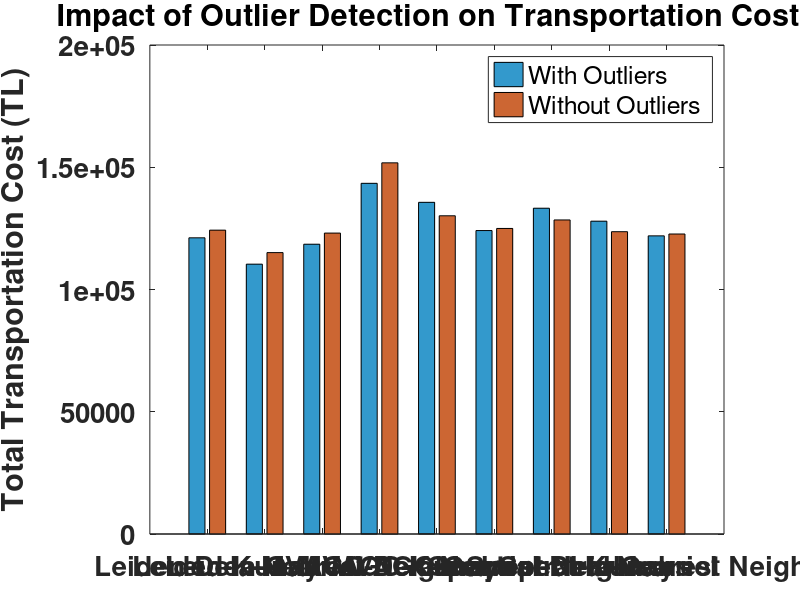

The MATLAB source for this figure: (Note: this script raises an error after producing the figure.)
% Plot the impact of outlier detection on transportation costs
% This script compares costs with and without outlier detection side by side
% for each algorithm and graph type combination

clear;
close all;

% Define the clustering algorithms and graph types
clusteringAlgorithms = {'Leiden', 'MVAGC', 'Spectral'};
graphTypes = {'Delaunay', 'Gabriel', 'K-Nearest Neighbors'};

% Total costs with outliers (from 2025-05-01 files)
% [Delaunay, Gabriel, KNN] for each algorithm
costsWithOutliers = [
    121145.10, 110364.09, 118522.79;  % Leiden
    143428.94, 135654.57, 124112.47;  % MVAGC 
    133245.21, 127944.52, 121944.72   % Spectral
];

% Total costs without outliers (from 2025-05-04 files)
% [Delaunay, Gabriel, KNN] for each algorithm
costsWithoutOutliers = [
    124274.31, 115095.07, 123075.14;  % Leiden
    151810.10, 130155.86, 124970.64;  % MVAGC
    128448.02, 123648.12, 122696.43   % Spectral
];

% Calculate the percentage difference
percentageDiff = (costsWithoutOutliers - costsWithOutliers) ./ costsWithOutliers * 100;

% Create a figure
figure('Position', [100, 100, 1400, 800]);

% Prepare data for side-by-side comparison
% We'll create 9 groups (3 algorithms × 3 graph types)
groupLabels = cell(1, 9);
groupIdx = 1;

% Create group labels for the x-axis
for i = 1:length(clusteringAlgorithms)
    for j = 1:length(graphTypes)
        groupLabels{groupIdx} = [clusteringAlgorithms{i} '-' graphTypes{j}];
        groupIdx = groupIdx + 1;
    end
end

% Reshape data for grouped bar chart
data = zeros(2, 9); % 2 rows: with/without outliers, 9 columns: algorithm-graph combinations
dataIdx = 1;

for i = 1:length(clusteringAlgorithms)
    for j = 1:length(graphTypes)
        data(1, dataIdx) = costsWithOutliers(i, j);      % With outliers
        data(2, dataIdx) = costsWithoutOutliers(i, j);   % Without outliers
        dataIdx = dataIdx + 1;
    end
end

% Create the grouped bar chart
b = bar(data');

% Set colors explicitly for each bar series
set(b(1), 'FaceColor', [0.2, 0.6, 0.8], 'DisplayName', 'With Outliers');  % Blue for with outliers
set(b(2), 'FaceColor', [0.8, 0.4, 0.2], 'DisplayName', 'Without Outliers');  % Orange for without outliers

% Add title and labels
title('Impact of Outlier Detection on Transportation Costs', 'FontSize', 24, 'FontWeight', 'bold');
ylabel('Total Transportation Cost (TL)', 'FontSize', 22);

% Increase font size for x-tick labels (algorithm-graph combinations)
set(gca, 'XTick', 1:9, 'XTickLabel', groupLabels, 'FontSize', 20, 'FontWeight', 'bold');
xtickangle(45);  % Angle the labels for better readability

% Add legend with only the bar series
legend(b, 'FontSize', 18, 'Location', 'best');

% Add data labels and percentage differences
[ngroups, nbars] = size(data');
x = zeros(nbars, ngroups);

for i = 1:nbars
    x(i,:) = b(i).XEndPoints;
end

y = data';

% Add labels for the bar heights
for i = 1:size(y, 1)
    for j = 1:size(y, 2)
        text(x(j,i), y(i,j) + 2000, num2str(y(i,j), '%.0f'), ...
            'HorizontalAlignment', 'center', 'VerticalAlignment', 'bottom', 'FontSize', 12, 'FontWeight', 'bold');
    end
end

% Add percentage difference labels between bars with larger font and background boxes
for i = 1:size(y, 1)
    diffPercent = (y(i,2) - y(i,1)) / y(i,1) * 100;
    
    % Position the text between the bars
    xPos = mean([x(1,i), x(2,i)]);
    yPos = min(y(i,1), y(i,2)) - 5000;
    
    % Format based on whether it's an increase or decrease
    % REVERSED LOGIC: cost increase (positive diffPercent) shown as negative impact 
    if diffPercent > 0
        diffText = sprintf('-%.1f%%', diffPercent);
        textColor = [0, 0.5, 0]; % Red for cost increase (negative impact)
        bgColor = [0.9, 1, 0.9]; % Light red background
    else
        diffText = sprintf('+%.1f%%', abs(diffPercent));
        textColor = [0.7, 0, 0]; % Green for cost decrease (positive impact)
        bgColor = [1, 0.9, 0.9]; % Light green background
    end
    
    % Increased font size from 11 to 16 and added background box
    text(xPos, yPos, diffText, ...
        'HorizontalAlignment', 'center', 'VerticalAlignment', 'top', ...
        'FontSize', 24, 'FontWeight', 'bold', 'Color', textColor, ...
        'BackgroundColor', bgColor, 'EdgeColor', 'black', 'Margin', 3, ...
        'LineWidth', 1);
end

% Adjust y-axis to accommodate all labels
ylim([80000, 160000]);

% Add grid for readability
grid on;

% Add vertical lines to separate the algorithm groups
hold on;
for i = 1:2
    line([i*3+0.5, i*3+0.5], ylim, 'Color', [0.5 0.5 0.5], 'LineStyle', '--', 'HandleVisibility', 'off');
end
hold off;

% Add algorithm group labels with increased font size and background boxes
algorithmCenters = [2, 5, 8];  % Centers of each algorithm group
for i = 1:length(clusteringAlgorithms)
    text(algorithmCenters(i), 155000, clusteringAlgorithms{i}, ...
        'HorizontalAlignment', 'center', 'VerticalAlignment', 'bottom', ...
        'FontSize', 24, 'FontWeight', 'bold', ...
        'BackgroundColor', [0.95, 0.95, 0.95], 'EdgeColor', 'none', 'Margin', 3); % Added background
end

% Adjust overall appearance
set(gcf, 'Color', 'white'); % White background

% Save the figure
saveas(gcf, 'outlier_impact_sidebyside.png');
saveas(gcf, 'outlier_impact_sidebyside.fig');

fprintf('Plot created and saved as outlier_impact_sidebyside.png and outlier_impact_sidebyside.fig\n'); 